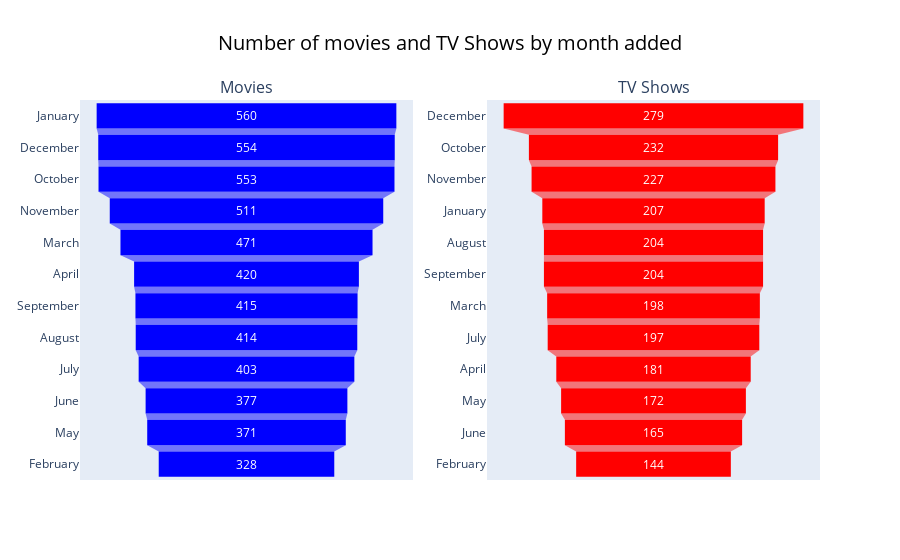

Notebook code cell kept with this figure:
### Code cell
month_df_movies = df[df['type']=='Movie']['month_added'].value_counts().to_frame()
month_df_movies.reset_index(inplace=True)
month_df_movies.rename(columns={'index':'Month', 'month_added':'Count'}, inplace=True)

# month tv shows
month_df_tv_shows = df[df['type']=='TV Show']['month_added'].value_counts().to_frame()
month_df_tv_shows.reset_index(inplace=True)
month_df_tv_shows.rename(columns={'index':'Month', 'month_added':'Count'}, inplace=True)

sns.set_style('darkgrid')
fig = make_subplots(rows=1,cols=2, specs=[[{'type': 'xy'}, {'type': 'xy'}]],subplot_titles=('Movies', 'TV Shows'))

fig.add_trace(
go.Funnel(y=month_df_movies['Month'],x=month_df_movies['Count'], marker=dict( color='blue'),showlegend=False),row=1,col=1)
fig.add_trace(
go.Funnel(y=month_df_tv_shows['Month'],x=month_df_tv_shows['Count'], marker=dict( color='red'),showlegend=False),row=1,
col=2)
fig.update_layout(title=dict(text='Number of movies and TV Shows by month added',x=0.5,font=dict(size=20, color='black')))
fig.show()

### Figure 1 — Plotly figure (JSON) as saved in the notebook; plotly's stock layout.template omitted (floating-point values rounded to 4 significant figures)
{"data": [{"marker": {"color": "blue"}, "showlegend": false, "type": "funnel", "x": [560, 554, 553, 511, 471, 420, 415, 414, 403, 377, 371, 328], "xaxis": "x", "y": ["January", "December", "October", "November", "March", "April", "September", "August", "July", "June", "May", "February"], "yaxis": "y"}, {"marker": {"color": "red"}, "showlegend": false, "type": "funnel", "x": [279, 232, 227, 207, 204, 204, 198, 197, 181, 172, 165, 144], "xaxis": "x2", "y": ["December", "October", "November", "January", "August", "September", "March", "July", "April", "May", "June", "February"], "yaxis": "y2"}], "layout": {"annotations": [{"font": {"size": 16}, "showarrow": false, "text": "Movies", "x": 0.225, "xanchor": "center", "xref": "paper", "y": 1, "yanchor": "bottom", "yref": "paper"}, {"font": {"size": 16}, "showarrow": false, "text": "TV Shows", "x": 0.775, "xanchor": "center", "xref": "paper", "y": 1, "yanchor": "bottom", "yref": "paper"}], "title": {"font": {"color": "black", "size": 20}, "text": "Number of movies and TV Shows by month added", "x": 0.5}, "xaxis": {"anchor": "y", "domain": [0, 0.45]}, "xaxis2": {"anchor": "y2", "domain": [0.55, 1]}, "yaxis": {"anchor": "x", "domain": [0, 1]}, "yaxis2": {"anchor": "x2", "domain": [0, 1]}}}
